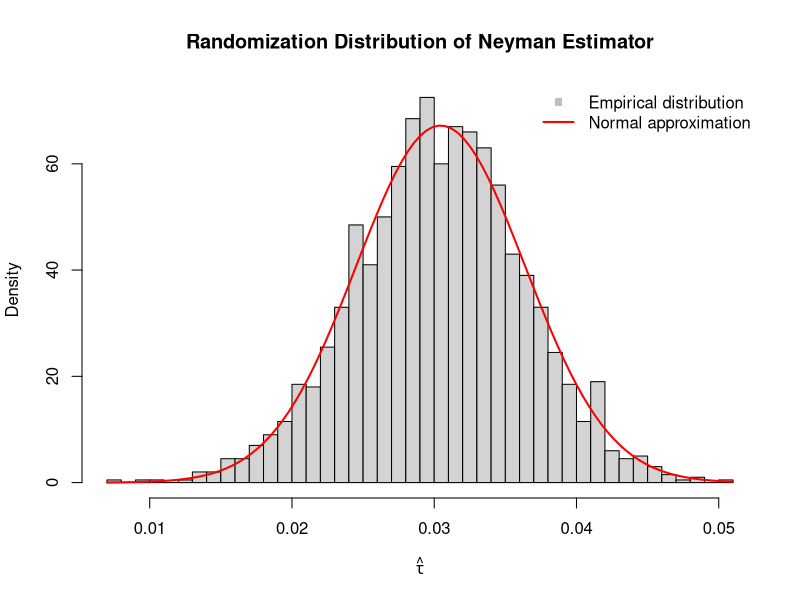

Write the R code that produced this figure.
############################################################
## Neymanian Inference in an A/B Test: Notification Timing
##
## Example:
##  - Units: users
##  - Treatment Z = 1: notification at 8am
##  - Control   Z = 0: notification at 6pm
##  - Outcome: app opened within 24 hours (binary: 0/1)
##
## Neyman setup:
##  - Potential outcomes Y_i(1), Y_i(0) are fixed for i = 1,...,N
##  - Randomness comes ONLY from Z (treatment assignment)
##  - Estimand: finite-population ATE = (1/N) * sum_i [Y_i(1) - Y_i(0)]
##  - Estimator: difference in means between treated and control
############################################################

set.seed(123)

############################################################
## 1. Construct a finite population of users and potential outcomes
############################################################

N  <- 10000              # number of users in the experiment
p0 <- 0.20               # baseline open rate under control (6pm)
tau_true <- 0.05         # true average treatment effect (ATE): +5 p.p. at 8am

# Heterogeneous treatment effects: some users respond more, some less
# Draw individual treatment effects around tau_true
tau_i <- rnorm(N, mean = tau_true, sd = 0.03)

# Potential outcomes:
# Y_i(0): Bernoulli with probability p0
# Y_i(1): Bernoulli with probability p0 + tau_i, truncated to [0,1]
p1_i <- pmin(pmax(p0 + tau_i, 0), 1)

Y0 <- rbinom(N, size = 1, prob = p0)
Y1 <- rbinom(N, size = 1, prob = p1_i)

# Finite-population estimand (PATE)
tau_fp <- mean(Y1 - Y0)
tau_fp
# This is the "truth" in Neyman's sense: fixed, unknown in practice.

############################################################
## 2. One randomized experiment: completely randomized design
############################################################

n1 <- N/2                 # treated
n0 <- N - n1              # control

# Random assignment: choose n1 treated users uniformly at random
Z <- rep(0, N)
Z[sample(1:N, n1, replace = FALSE)] <- 1

# Observed outcomes
Y_obs <- Z * Y1 + (1 - Z) * Y0

# Difference-in-means estimator
Y_T <- mean(Y_obs[Z == 1])
Y_C <- mean(Y_obs[Z == 0])
tau_hat <- Y_T - Y_C

tau_fp      # true finite-population ATE
tau_hat     # one realization of the Neyman estimator

############################################################
## 3. Neyman variance: conservative estimator
##
## True randomization variance (unobservable in practice):
##   Var(tau_hat) = S1^2 / n1 + S0^2 / n0 - S_tau^2 / N
## We estimate conservatively:
##   Var_hat = s1^2 / n1 + s0^2 / n0
############################################################

# Sample variances in treated and control groups
s1_sq <- var(Y_obs[Z == 1])
s0_sq <- var(Y_obs[Z == 0])

# Neyman's conservative variance estimator
var_hat <- s1_sq / n1 + s0_sq / n0
se_hat  <- sqrt(var_hat)

# 95% Wald-type confidence interval (design-based)
alpha <- 0.05
z_crit <- qnorm(1 - alpha/2)

ci_lower <- tau_hat - z_crit * se_hat
ci_upper <- tau_hat + z_crit * se_hat

c(tau_hat = tau_hat,
  se_hat  = se_hat,
  ci_lower = ci_lower,
  ci_upper = ci_upper)

# Check whether the true finite-population ATE is inside the CI
(tau_fp >= ci_lower) && (tau_fp <= ci_upper)

############################################################
## 4. Unbiasedness via repeated randomization
##
## We fix the potential outcomes (Y0, Y1) and repeatedly
## re-randomize Z. Under Neyman, E[tau_hat] = tau_fp.
############################################################

B <- 2000  # number of randomizations
tau_hats <- numeric(B)

for (b in 1:B) {
  Zb <- rep(0, N)
  Zb[sample(1:N, n1, replace = FALSE)] <- 1
  Y_obs_b <- Zb * Y1 + (1 - Zb) * Y0
  tau_hats[b] <- mean(Y_obs_b[Zb == 1]) - mean(Y_obs_b[Zb == 0])
}

mean(tau_hats)   # should be close to tau_fp (unbiasedness)
tau_fp

############################################################
## 5. Asymptotic normality: histogram + normal overlay
##
## We look at the distribution of tau_hat over repeated
## randomizations and compare it to a normal curve.
############################################################

# Empirical mean and variance of tau_hat over randomizations
mean_tau <- mean(tau_hats)
var_tau  <- var(tau_hats)

mean_tau
var_tau

# Plot histogram with normal density overlay
hist(tau_hats,
     breaks = 40,
     freq   = FALSE,
     main   = "Randomization Distribution of Neyman Estimator",
     xlab   = expression(hat(tau)))

curve(dnorm(x, mean = mean_tau, sd = sqrt(var_tau)),
      add = TRUE, col = "red", lwd = 2)

legend("topright",
       legend = c("Empirical distribution", "Normal approximation"),
       lty = c(NA, 1), lwd = c(NA, 2),
       pch = c(15, NA),
       col = c("gray", "red"),
       bty = "n")

############################################################
## 6. Coverage of Neyman confidence intervals
##
## For each randomization, compute tau_hat and its Neyman CI,
## and check whether the true finite-population ATE is covered.
############################################################

cover <- logical(B)

for (b in 1:B) {
  Zb <- rep(0, N)
  Zb[sample(1:N, n1, replace = FALSE)] <- 1
  Y_obs_b <- Zb * Y1 + (1 - Zb) * Y0
  
  Y_T_b <- mean(Y_obs_b[Zb == 1])
  Y_C_b <- mean(Y_obs_b[Zb == 0])
  tau_hat_b <- Y_T_b - Y_C_b
  
  s1_sq_b <- var(Y_obs_b[Zb == 1])
  s0_sq_b <- var(Y_obs_b[Zb == 0])
  var_hat_b <- s1_sq_b / n1 + s0_sq_b / n0
  se_hat_b  <- sqrt(var_hat_b)
  
  ci_lower_b <- tau_hat_b - z_crit * se_hat_b
  ci_upper_b <- tau_hat_b + z_crit * se_hat_b
  
  cover[b] <- (tau_fp >= ci_lower_b) && (tau_fp <= ci_upper_b)
}

mean(cover)
# This is the empirical coverage probability of the Neyman CI.
# It should be close to (or slightly above) the nominal level (e.g., 0.95),
# reflecting the conservativeness of the variance estimator.
############################################################
## End of script
############################################################
